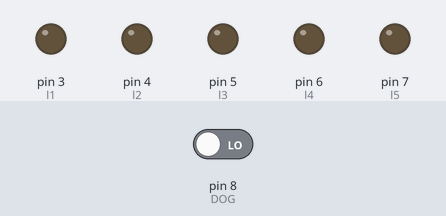
Recording of a sketch running on a simulated Arduino Uno, built with avr-gcc and run on an emulated ATmega328P. On the bench: output pins drawn as LEDs (lit = HIGH). The inputs (shaded band) are chosen by the test bench; at power-on: pin 8 (DOG) LOW.

Above: at 1.8 s.
1.9 s: pin 8 (DOG) driven HIGH
At 3.2 s:
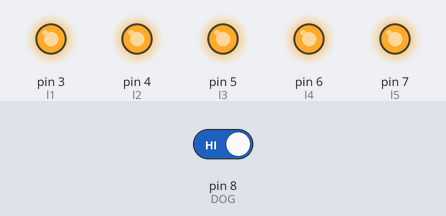
3.5 s: pin 8 (DOG) driven LOW
At 3.9 s:
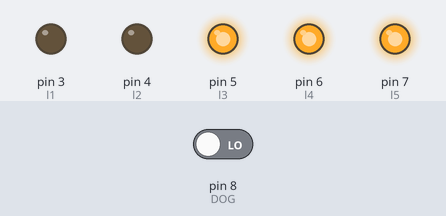
Timing chart, 0 to 6.5 s (numbered marks = the images above; inputs shaded):
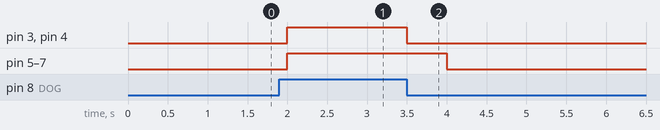

Measured:
- after the input at 1.9 s, pin 3 (l1), pin 4 (l2), pin 5 (l3), pin 6 (l4), pin 7 (l5): LOW → HIGH after 0.10 s
- after the input at 3.5 s, pin 3 (l1), pin 4 (l2): HIGH → LOW at once; pin 5 (l3), pin 6 (l4), pin 7 (l5): HIGH → LOW after 0.50 s

The sketch:

PRACTICA_7_PULL_DOW_copy_20230315103029.ino
```cpp
int estado=0;
int DOG=8;
int l1= 3;
int l2= 4;
int l3= 5;
int l4= 6;
int l5= 7;

void setup() {

pinMode(DOG,INPUT);
pinMode (l1, OUTPUT);
pinMode (l2, OUTPUT);
pinMode (l3, OUTPUT);
pinMode (l4, OUTPUT);
pinMode (l5, OUTPUT);
}

void loop() {
estado = digitalRead(DOG);
if(estado==HIGH){
  digitalWrite (l1,HIGH);
  digitalWrite (l2,HIGH);
  digitalWrite (l3,HIGH);
  digitalWrite (l4,HIGH);
  digitalWrite (l5,HIGH);

}
else{
  digitalWrite(l1,LOW);
  digitalWrite(l2,LOW);
  delay(500);
  digitalWrite(l3,LOW);
  digitalWrite(l4,LOW);
  digitalWrite(l5,LOW);

}
}
```
